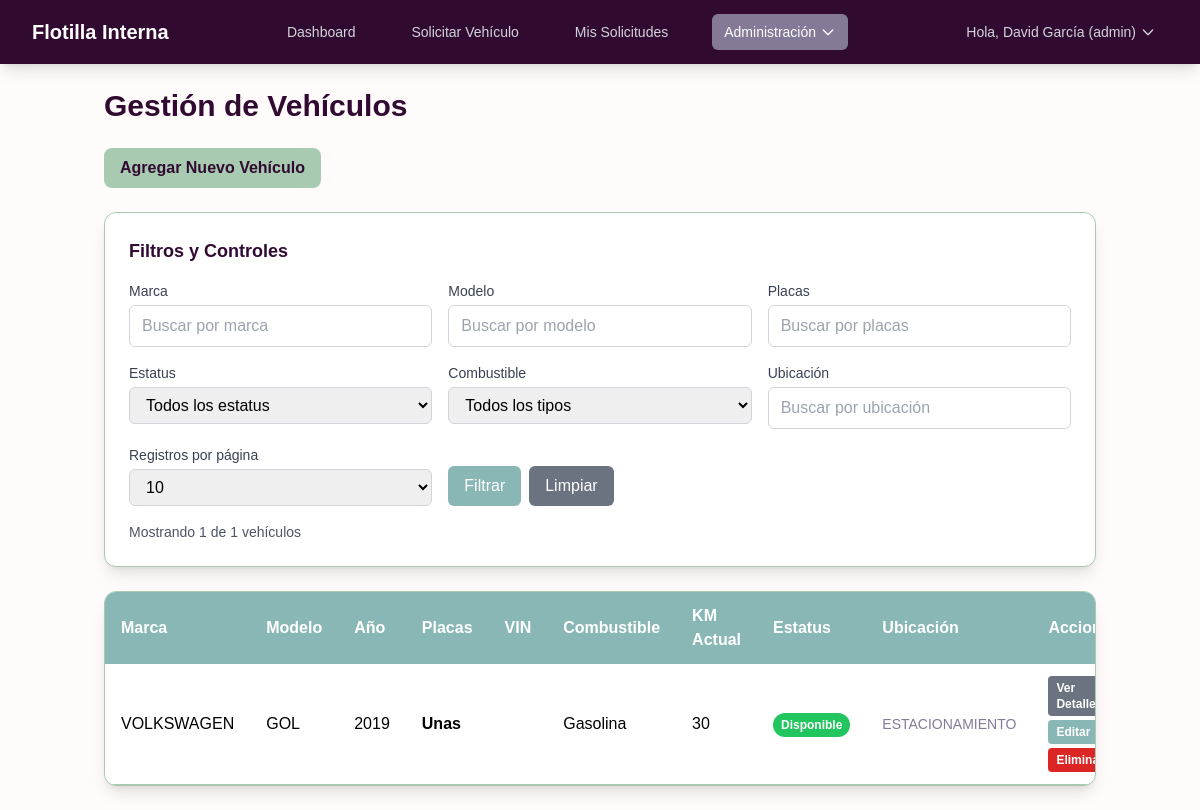
Page /gestion_vehiculos.php (signed in) on the committed database.
### tables this page shows
CREATE TABLE `vehiculos` (
  `id` int NOT NULL,
  `marca` varchar(100) NOT NULL,
  `modelo` varchar(100) NOT NULL,
  `anio` int NOT NULL,
  `placas` varchar(20) NOT NULL,
  `vin` varchar(255) DEFAULT NULL,
  `tipo_combustible` enum('Gasolina','Diésel','Eléctrico','Híbrido') NOT NULL,
  `kilometraje_actual` int NOT NULL DEFAULT '0',
  `estatus` enum('disponible','en_uso','en_mantenimiento','inactivo') NOT NULL DEFAULT 'disponible',
  `ubicacion_actual` varchar(255) DEFAULT NULL,
  `observaciones` text,
  `fecha_registro` datetime DEFAULT CURRENT_TIMESTAMP
);

### public/gestion_vehiculos.php (the view, shortened to what this page needs)
<?php
$db = connectDB();
$vehiculos = [];
$filtros = [
    'marca' => $_GET['filtro_marca'] ?? '',
    'modelo' => $_GET['filtro_modelo'] ?? '',
    'placas' => $_GET['filtro_placas'] ?? '',
    'estatus' => $_GET['filtro_estatus'] ?? '',
    'tipo_combustible' => $_GET['filtro_tipo_combustible'] ?? '',
    'ubicacion' => $_GET['filtro_ubicacion'] ?? ''
];
$registros_por_pagina = $_GET['registros_por_pagina'] ?? 10;
$pagina_actual = $_GET['pagina'] ?? 1;
if ($db) {
    try {
        $sql_base = "SELECT * FROM vehiculos";
        $params = [];
        $sql_base .= " ORDER BY marca, modelo";
        $sql_count = "SELECT COUNT(*) FROM vehiculos";
        $stmt_count = $db->prepare($sql_count);
        $stmt_count->execute();
        $total_registros = $stmt_count->fetchColumn();
        if ($registros_por_pagina !== 'todos') {
            $offset = ($pagina_actual - 1) * $registros_por_pagina;
            $sql_base .= " LIMIT :limit OFFSET :offset";
            $params[':limit'] = (int)$registros_por_pagina;
            $params[':offset'] = $offset;
        }
        $stmt = $db->prepare($sql_base);
        foreach ($params as $key => $value) {
            $stmt->bindValue($key, $value);
        }
        $stmt->execute();
        $vehiculos = $stmt->fetchAll(PDO::FETCH_ASSOC);
    } catch (PDOException | Exception $e) {
        error_log("Error al cargar vehículos: " . $e->getMessage());
        $error_message = 'No se pudieron cargar los vehículos.';
    }
}
?>
<!DOCTYPE html>
<html lang="es">
<head>
    <link rel="stylesheet" href="css/colors.css">
    <link rel="stylesheet" href="css/style.css">
    <script src="https://cdn.tailwindcss.com"></script>
</head>
<body class="bg-parchment min-h-screen">
    <?php
    require_once '../app/includes/navbar.php';
    ?>
    <div class="container mx-auto px-4 py-6">
        <h1 class="text-3xl font-bold text-darkpurple mb-6">Gestión de Vehículos</h1>
        <button type="button" class="bg-cambridge2 text-darkpurple px-4 py-2 rounded-lg font-semibold hover:bg-cambridge1 transition mb-6" data-modal-target="addEditVehicleModal" data-action="add">
            <i class="bi bi-plus-circle"></i> Agregar Nuevo Vehículo
        </button>
        <div class="bg-white rounded-xl shadow-lg border border-cambridge2 mb-6">
            <div class="p-6">
                <h3 class="text-lg font-semibold text-darkpurple mb-4">Filtros y Controles</h3>
                <form method="GET" class="grid grid-cols-1 md:grid-cols-2 lg:grid-cols-3 xl:grid-cols-7 gap-4">
                    <div>
                        <label for="filtro_marca" class="block text-sm font-medium text-gray-700 mb-1">Marca</label>
                        <input type="text" name="filtro_marca" id="filtro_marca" value="<?php echo htmlspecialchars($filtros['marca']); ?>" placeholder="Buscar por marca" class="w-full px-3 py-2 border border-gray-300 rounded-md focus:outline-none focus:ring-2 focus:ring-cambridge1 focus:border-cambridge1">
                    </div>
                    <div>
                        <label for="filtro_modelo" class="block text-sm font-medium text-gray-700 mb-1">Modelo</label>
                        <input type="text" name="filtro_modelo" id="filtro_modelo" value="<?php echo htmlspecialchars($filtros['modelo']); ?>" placeholder="Buscar por modelo" class="w-full px-3 py-2 border border-gray-300 rounded-md focus:outline-none focus:ring-2 focus:ring-cambridge1 focus:border-cambridge1">
                    </div>
                    <div>
                        <label for="filtro_placas" class="block text-sm font-medium text-gray-700 mb-1">Placas</label>
                        <input type="text" name="filtro_placas" id="filtro_placas" value="<?php echo htmlspecialchars($filtros['placas']); ?>" placeholder="Buscar por placas" class="w-full px-3 py-2 border border-gray-300 rounded-md focus:outline-none focus:ring-2 focus:ring-cambridge1 focus:border-cambridge1">
                    </div>
                    <div>
                        <label for="filtro_estatus" class="block text-sm font-medium text-gray-700 mb-1">Estatus</label>
                        <select name="filtro_estatus" id="filtro_estatus" class="w-full px-3 py-2 border border-gray-300 rounded-md focus:outline-none focus:ring-2 focus:ring-cambridge1 focus:border-cambridge1">
                            <option value="">Todos los estatus</option>
                        </select>
                    </div>
                    <div>
                        <label for="filtro_tipo_combustible" class="block text-sm font-medium text-gray-700 mb-1">Combustible</label>
                        <select name="filtro_tipo_combustible" id="filtro_tipo_combustible" class="w-full px-3 py-2 border border-gray-300 rounded-md focus:outline-none focus:ring-2 focus:ring-cambridge1 focus:border-cambridge1">
                            <option value="">Todos los tipos</option>
                        </select>
                    </div>
                    <div>
                        <label for="filtro_ubicacion" class="block text-sm font-medium text-gray-700 mb-1">Ubicación</label>
                        <input type="text" name="filtro_ubicacion" id="filtro_ubicacion" value="<?php echo htmlspecialchars($filtros['ubicacion']); ?>" placeholder="Buscar por ubicación" class="w-full px-3 py-2 border border-gray-300 rounded-md focus:outline-none focus:ring-2 focus:ring-cambridge1 focus:border-cambridge1">
                    </div>
                    <div>
                        <label for="registros_por_pagina" class="block text-sm font-medium text-gray-700 mb-1">Registros por página</label>
                        <select name="registros_por_pagina" id="registros_por_pagina" class="w-full px-3 py-2 border border-gray-300 rounded-md focus:outline-none focus:ring-2 focus:ring-cambridge1 focus:border-cambridge1">
                            <option value="10" <?php echo $registros_por_pagina == 10 ? 'selected' : ''; ?>>10</option>
                        </select>
                    </div>
                    <div class="flex gap-2 items-end">
                        <button type="submit" class="bg-cambridge1 text-white px-4 py-2 rounded-md hover:bg-cambridge2 transition-colors">
                            <i class="bi bi-search"></i> Filtrar
                        </button>
                        <a href="gestion_vehiculos.php" class="bg-gray-500 text-white px-4 py-2 rounded-md hover:bg-gray-600 transition-colors">
                            <i class="bi bi-arrow-clockwise"></i> Limpiar
                        </a>
                    </div>
                </form>
                <div class="mt-4 text-sm text-gray-600">
                    Mostrando <?php echo count($vehiculos); ?> de <?php echo $total_registros; ?> vehículos
                </div>
            </div>
        </div>
        <?php if (empty($vehiculos)): ?>
            <div class="bg-blue-100 border border-blue-400 text-blue-700 px-4 py-3 rounded" role="alert">
                No hay vehículos registrados en la flotilla.
            </div>
        <?php else: ?>
            <div class="bg-white rounded-xl shadow-lg overflow-hidden border border-cambridge2">
                <div class="overflow-x-auto">
                    <table class="w-full">
                        <thead>
                            <tr class="bg-cambridge1 text-white">
                                <th class="px-4 py-3 text-left">Marca</th>
                                <th class="px-4 py-3 text-left">Modelo</th>
                                <th class="px-4 py-3 text-left">Año</th>
                                <th class="px-4 py-3 text-left">Placas</th>
                                <th class="px-4 py-3 text-left">VIN</th>
                                <th class="px-4 py-3 text-left">Combustible</th>
                                <th class="px-4 py-3 text-left">KM Actual</th>
                                <th class="px-4 py-3 text-left">Estatus</th>
                                <th class="px-4 py-3 text-left">Ubicación</th>
                                <th class="px-4 py-3 text-left">Acciones</th>
                            </tr>
                        </thead>
                        <tbody>
                            <?php foreach ($vehiculos as $vehiculo): ?>
                                <tr class="border-b border-cambridge2 hover:bg-parchment">
                                    <td class="px-4 py-3"><?php echo htmlspecialchars($vehiculo['marca']); ?></td>
                                    <td class="px-4 py-3"><?php echo htmlspecialchars($vehiculo['modelo']); ?></td>
                                    <td class="px-4 py-3"><?php echo htmlspecialchars($vehiculo['anio']); ?></td>
                                    <td class="px-4 py-3 font-semibold"><?php echo htmlspecialchars($vehiculo['placas']); ?></td>
                                    <td class="px-4 py-3 text-sm text-mountbatten"><?php echo htmlspecialchars($vehiculo['vin'] ?? 'N/A'); ?></td>
                                    <td class="px-4 py-3"><?php echo htmlspecialchars($vehiculo['tipo_combustible']); ?></td>
                                    <td class="px-4 py-3"><?php echo htmlspecialchars(number_format($vehiculo['kilometraje_actual'])); ?></td>
                                    <td class="px-4 py-3">
                                        <?php
                                        $status_class = '';
                                        switch ($vehiculo['estatus']) {
                                            case 'disponible':
                                                $status_class = 'bg-green-500 text-white';
                                                break;
                                        }
                                        ?>
                                        <span class="inline-block px-2 py-1 text-xs font-semibold rounded-full <?php echo $status_class; ?>"><?php echo htmlspecialchars(ucfirst($vehiculo['estatus'])); ?></span>
                                    </td>
                                    <td class="px-4 py-3 text-sm text-mountbatten"><?php echo htmlspecialchars($vehiculo['ubicacion_actual'] ?? 'N/A'); ?></td>
                                    <td class="px-4 py-3">
                                        <div class="flex flex-wrap gap-1">
                                            <a href="detalle_vehiculo.php?id=<?php echo $vehiculo['id']; ?>" class="bg-gray-500 text-white px-2 py-1 rounded text-xs font-semibold hover:bg-gray-600 transition">
                                                Ver Detalles
                                            </a>
                                            <button type="button" class="bg-cambridge1 text-white px-2 py-1 rounded text-xs font-semibold hover:bg-cambridge2 transition" data-modal-target="addEditVehicleModal" data-action="edit"
                                                data-id="<?php echo $vehiculo['id']; ?>"
                                                data-marca="<?php echo htmlspecialchars($vehiculo['marca']); ?>"
                                                data-modelo="<?php echo htmlspecialchars($vehiculo['modelo']); ?>"
                                                data-anio="<?php echo htmlspecialchars($vehiculo['anio']); ?>"
                                                data-placas="<?php echo htmlspecialchars($vehiculo['placas']); ?>"
                                                data-vin="<?php echo htmlspecialchars($vehiculo['vin']); ?>"
                                                data-tipo-combustible="<?php echo htmlspecialchars($vehiculo['tipo_combustible']); ?>"
                                                data-kilometraje-actual="<?php echo htmlspecialchars($vehiculo['kilometraje_actual']); ?>"
                                                data-estatus="<?php echo htmlspecialchars($vehiculo['estatus']); ?>"
                                                data-ubicacion-actual="<?php echo htmlspecialchars($vehiculo['ubicacion_actual']); ?>"
                                                data-observaciones="<?php echo htmlspecialchars($vehiculo['observaciones']); ?>">
                                                <i class="bi bi-pencil-square"></i> Editar
                                            </button>
                                            <button type="button" class="bg-red-600 text-white px-2 py-1 rounded text-xs font-semibold hover:bg-red-700 transition" data-modal-target="deleteVehicleModal" data-id="<?php echo $vehiculo['id']; ?>" data-placas="<?php echo htmlspecialchars($vehiculo['placas']); ?>">
                                                <i class="bi bi-trash"></i> Eliminar
                                            </button>
                                        </div>
                                    </td>
                                </tr>
                            <?php endforeach; ?>
                        </tbody>
                    </table>
                </div>
            </div>
        <?php endif; ?>
    </div>
</body>
</html>

### public/css/colors.css (style rules this page uses)
:root { --color-darkpurple: #310A31; --color-mountbatten: #847996; --color-cambridge1: #88B7B5; --color-cambridge2: #A7CAB1; --color-parchment: #FFFBFA; --color-accent: #FF7F50; --color-accent-hover: #E65A2C; --color-primary: #007bff; --color-primary-hover: #0056b3; --color-success: #38a169; --color-success-hover: #2f855a; --color-danger: #dc3545; --color-danger-hover: #a71d2a; --color-warning: #ffc107; --color-warning-hover: #e0a800; --color-info: #17a2b8; --color-info-hover: #117a8b; }

### public/css/style.css (style rules this page uses)
body { font-family: Arial, sans-serif; }
.bg-cambridge1 { background-color: var(--color-cambridge1) !important; }
.bg-cambridge2 { background-color: var(--color-cambridge2) !important; }
.bg-parchment { background-color: var(--color-parchment) !important; }
.text-darkpurple { color: var(--color-darkpurple) !important; }
.text-mountbatten { color: var(--color-mountbatten) !important; }

### rows in the picture
vehiculos: marca "VOLKSWAGEN", modelo "GOL", anio "2019", placas "Unas", tipo_combustible "Gasolina", kilometraje_actual "30", estatus "Disponible", ubicacion_actual "ESTACIONAMIENTO"

### other values in the picture
$nombre_usuario_sesion "David García"
$rol_usuario_sesion "admin"
count($vehiculos) "1"
$total_registros "1"
